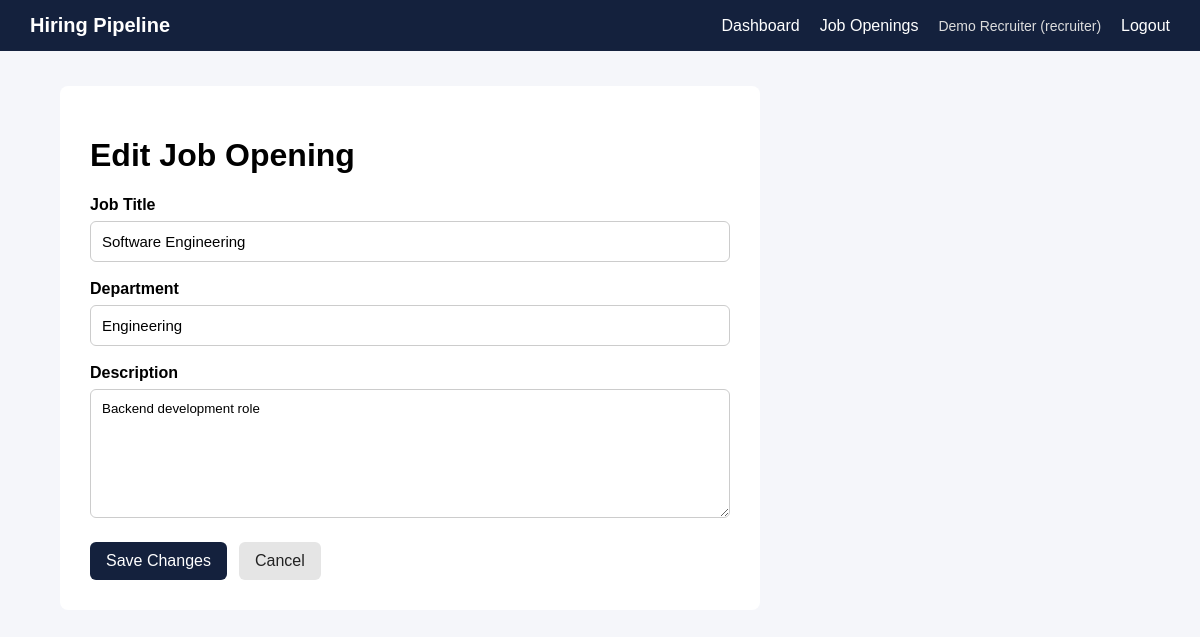
/jobs/1/edit (signed in), run on the app's committed database.
### models/user.py (models this page shows, shortened)
class User(UserMixin, db.Model):
    __tablename__ = "users"
    id = db.Column(db.Integer, primary_key=True)
    name = db.Column(db.String(100), nullable=False)
    email = db.Column(
        db.String(150),
        unique=True,
        nullable=False,
        index=True
    )
    password_hash = db.Column(db.String(255), nullable=False)
    role = db.Column(
        db.String(20),
        nullable=False
    )
    created_at = db.Column(
        db.DateTime,
        server_default=db.func.now()
    )

### models/job.py (models this page shows)
class JobOpening(db.Model):
    __tablename__ = "job_openings"
    id = db.Column(db.Integer, primary_key=True)
    title = db.Column(
        db.String(150),
        nullable=False
    )
    department = db.Column(
        db.String(100),
        nullable=False
    )
    description = db.Column(
        db.Text,
        nullable=True
    )
    status = db.Column(
        db.String(20),
        nullable=False,
        default="open",
        index=True
    )
    created_at = db.Column(
        db.DateTime,
        server_default=db.func.now()
    )
    updated_at = db.Column(
        db.DateTime,
        server_default=db.func.now(),
        onupdate=db.func.now()
    )
    applications = db.relationship(
        "Application",
        back_populates="job",
        lazy=True
    )
    description = db.Column(
        db.Text,
        nullable=True
    )
    status = db.Column(
        db.String(20),
        nullable=False,
        default="open"
    )
    created_at = db.Column(
        db.DateTime,
        server_default=db.func.now()
    )
    updated_at = db.Column(
        db.DateTime,
        server_default=db.func.now(),
        onupdate=db.func.now()
    )
    applications = db.relationship(
        "Application",
        back_populates="job",
        lazy=True
    )

### routes/jobs.py (the view, shortened to what this page needs)
@jobs_bp.route("/<int:job_id>/edit", methods=["GET", "POST"])
@role_required("recruiter")
def edit_job(job_id):
    job = db.session.get(JobOpening, job_id)
    if not job:
        abort(404)
    return render_template(
        "jobs/edit.html",
        job=job
    )

### app.py (called while the page is built)
def create_app():
    app = Flask(__name__)
    app.config.from_object(Config)
    db.init_app(app)
    login_manager.init_app(app)
    login_manager.login_view = "auth.login"
    from models import User
    @login_manager.user_loader
    def load_user(user_id):
        return db.session.get(User, int(user_id))
    from routes.auth import auth_bp
    from routes.dashboard import dashboard_bp
    from routes.jobs import jobs_bp
    app.register_blueprint(auth_bp)
    app.register_blueprint(dashboard_bp)
    app.register_blueprint(jobs_bp)
    from models import (
        User,
        JobOpening,
        Application,
        ApplicationInterviewer,
        Feedback,
        ApplicationEvent
    )
    return app

### templates/jobs/edit.html (shortened to what this page needs)
{% extends "base.html" %}
{% block content %}
<div class="form-card">
    <h1>Edit Job Opening</h1>
    <form method="POST">
        <div class="form-group">
            <label for="title">
                Job Title
            </label>
            <input
                type="text"
                id="title"
                name="title"
                value="{{ job.title }}"
                required
            >
        </div>
        <div class="form-group">
            <label for="department">
                Department
            </label>
            <input
                type="text"
                id="department"
                name="department"
                value="{{ job.department }}"
                required
            >
        </div>
        <div class="form-group">
            <label for="description">
                Description
            </label>
            <textarea
                id="description"
                name="description"
                rows="7"
            >{{ job.description or '' }}</textarea>
        </div>
        <div class="form-actions">
            <button
                type="submit"
                class="btn"
            >
                Save Changes
            </button>
            <a
                href="{{ url_for('jobs.job_list') }}"
                class="btn-secondary"
            >
                Cancel
            </a>
        </div>
    </form>
</div>
{% endblock %}

### templates/base.html (shortened to what this page needs)
<!DOCTYPE html>
<html lang="en">
<head>
    <link
        rel="stylesheet"
        href="{{ url_for('static', filename='css/style.css') }}"
    >
</head>
<body>
    {% if current_user.is_authenticated %}
        <nav class="navbar">
            <div class="nav-brand">
                Hiring Pipeline
            </div>
            <div class="nav-links">
                <a href="{{ url_for('dashboard.dashboard') }}">
                    Dashboard
                </a>
                {% if current_user.role == "recruiter" %}
                    <a href="{{ url_for('jobs.job_list') }}">
                        Job Openings
                    </a>
                {% endif %}
                <span class="nav-user">
                    {{ current_user.name }}
                    ({{ current_user.role }})
                </span>
                <a href="{{ url_for('auth.logout') }}">
                    Logout
                </a>
            </div>
        </nav>
    {% endif %}
    <main class="container">
        {% block content %}
        {% endblock %}
    </main>
</body>
</html>

### static/css/style.css (style rules this page uses)
* { box-sizing: border-box; }
body { margin: 0; font-family: Arial, sans-serif; background: #f5f6fa; }
.form-group { margin-bottom: 18px; }
.form-group label { display: block; margin-bottom: 7px; font-weight: 600; }
.form-group input { width: 100%; padding: 11px; border: 1px solid #ccc; border-radius: 6px; font-size: 15px; }
button { width: 100%; padding: 12px; border: none; border-radius: 6px; background: #14213d; color: white; font-size: 16px; cursor: pointer; }
.navbar { background: #14213d; color: white; padding: 14px 30px; display: flex; justify-content: space-between; align-items: center; }
.nav-brand { font-weight: bold; font-size: 20px; }
.nav-links { display: flex; align-items: center; gap: 20px; }
.nav-links a { color: white; text-decoration: none; }
.nav-user { color: #ddd; font-size: 14px; }
.container { width: 90%; max-width: 1200px; margin: 35px auto; }
.btn, .btn-secondary, .small-btn { display: inline-block; text-decoration: none; border-radius: 6px; cursor: pointer; }
.btn { background: #14213d; color: white; padding: 10px 16px; width: auto; }
.btn-secondary { background: #e5e5e5; color: #222; padding: 10px 16px; }
.form-card { max-width: 700px; background: white; padding: 30px; border-radius: 8px; }
.form-group textarea { width: 100%; padding: 11px; border: 1px solid #ccc; border-radius: 6px; font-family: inherit; }
.form-actions { display: flex; gap: 12px; margin-top: 20px; }

### data on the page
User: name "Demo Recruiter", role "recruiter"
JobOpening: title "Software Engineering", department "Engineering", description "Backend development role"
